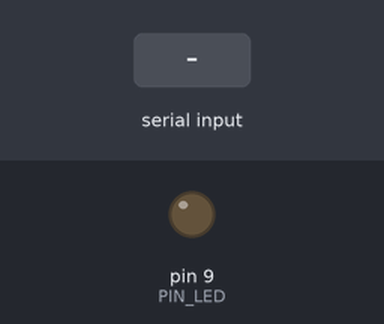
Bench run of a sketch on a simulated Arduino Uno, built with avr-gcc and run on an emulated ATmega328P. Parts: output pins drawn as LEDs (lit = HIGH). The test bench sets the inputs (shaded band). What the sketch prints to the serial monitor is not drawn.

Above: at 1.2 s.
1.3 s: "o" received over Serial
At 2.3 s:
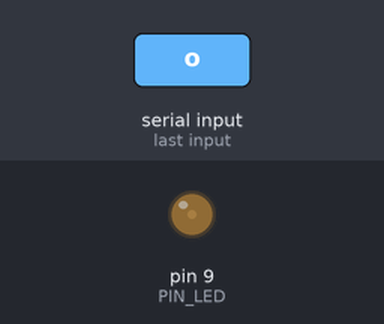
2.8 s: "o" received over Serial
At 3.4 s:
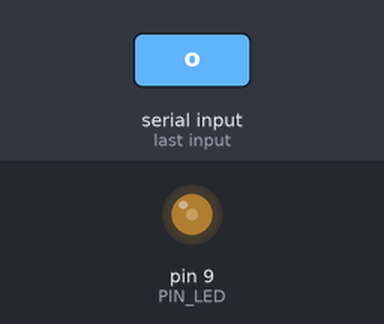
Timing chart, 0 to 5.8 s (numbered marks = the images above; inputs shaded):
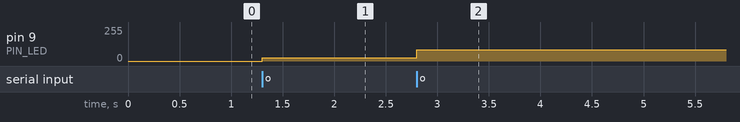

The sketch:

001LightControlMealy.ino
```cpp
enum even{
  ON,
  OFF
};

typedef enum{
  LIGHT_OFF,
  LIGHT_DIM,
  LIGHT_MEDIUM,
  LIGHT_FULL
}light_state_t;

light_state_t curr_state = LIGHT_OFF;

void light_state_machine(uint8_t event);
void light_change_intensity(uint8_t pin, uint8_t intensity);
void run_entry_action(light_state_t state);

#define PIN_LED 9

#define LIGHT_BRIGHT_OFF    0
#define LIGHT_BRIGHT_DIM    25
#define LIGHT_BRIGHT_MED    85
#define LIGHT_BRIGHT_FULL   255

void light_init(){
  curr_state = LIGHT_OFF;
  run_entry_action(LIGHT_OFF);
}

void setup() {
  // put your setup code here, to run once:
  Serial.begin(115200);
  Serial.println("Light control application");
  Serial.println("-------------------------");
  Serial.println("Send 'x' or 'o'");

  //light_init();
}

void loop() {
  // put your main code here, to run repeatedly:
  uint8_t event;
  if(Serial.available() > 0){
    event = Serial.read();
    if(event == 'o'){
      light_state_machine(ON);
    }else if(event == 'x'){
      light_state_machine(OFF);
    }
  }
}


void light_state_machine(uint8_t event){
  switch(curr_state){
    case LIGHT_OFF:{
      switch(event){
        case ON:{
          light_change_intensity(PIN_LED, LIGHT_BRIGHT_DIM);
          curr_state = LIGHT_DIM;
          break;
        }
      }
      break;
    }
    case LIGHT_DIM:{
      switch(event){
        case ON:{
          light_change_intensity(PIN_LED, LIGHT_BRIGHT_MED);
          curr_state = LIGHT_MEDIUM;
          break;
        }
        case OFF:{
          light_change_intensity(PIN_LED, LIGHT_BRIGHT_OFF);
          curr_state = LIGHT_OFF;
          break;
        }
      }
      break;
    }
    case LIGHT_MEDIUM:{
      switch(event){
        case ON:{
          light_change_intensity(PIN_LED, LIGHT_BRIGHT_FULL);
          curr_state = LIGHT_FULL;
          break;
        }
        case OFF:{
          light_change_intensity(PIN_LED, LIGHT_BRIGHT_OFF);
          curr_state = LIGHT_OFF;
          break;
        }
      }
      break;
    }
    case LIGHT_FULL:{
      switch(event){
        case ON:{
          light_change_intensity(PIN_LED, LIGHT_BRIGHT_DIM);
          curr_state = LIGHT_DIM;
          break;
        }
        case OFF:{
          light_change_intensity(PIN_LED, LIGHT_BRIGHT_OFF);
          curr_state = LIGHT_OFF;
          break;
        }
      }
      break;
    }
  }
}

void light_change_intensity(uint8_t pin, uint8_t intensity){
  analogWrite(pin, intensity);
}
```

Measured:
- after the input at 1.3 s, pin 9 (PIN_LED): 0/255 → 25/255 at once
- after the input at 2.8 s, pin 9 (PIN_LED): 25/255 → 85/255 at once
